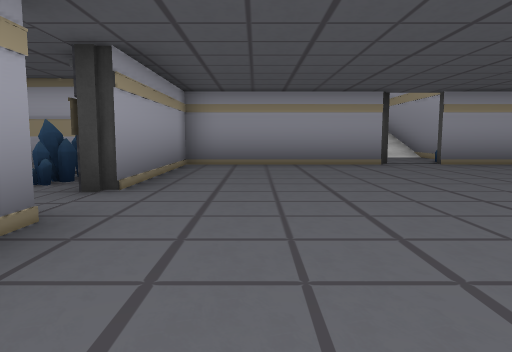
[1] (above)

24 first-person views from a walk through a Unity game level. The camera is 1.2 m above the floor, tilts 6° down and sees 70° across. The floor is counted in squares, 2 m on a side. Each view is taken from the middle of a square. On the plan, view 1 faces up. The plan holds only what a view shows up to about 10 squares ahead; the rest is blank. The place goes on beyond the plan. The player is left out. Some animated figures are left out. Door leaves are left out, so doorways stand open.

[2]
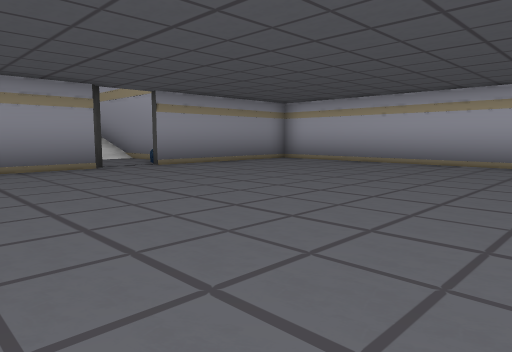

[3]
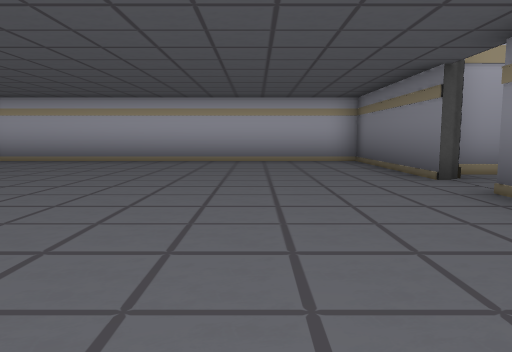

[4]
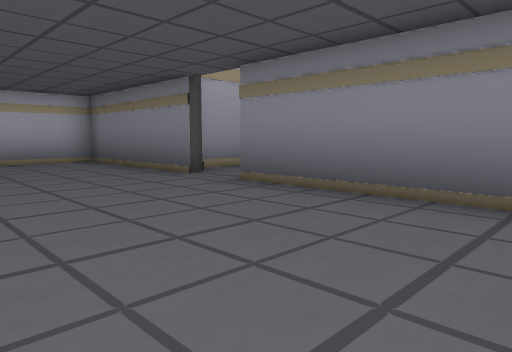

[5]
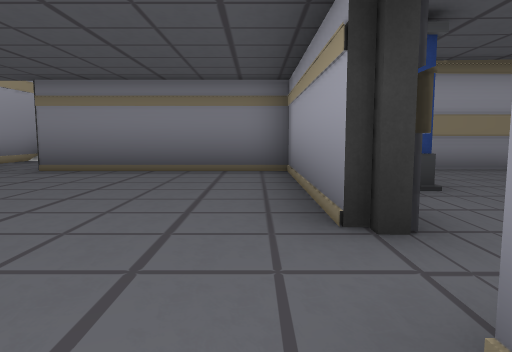

[6]
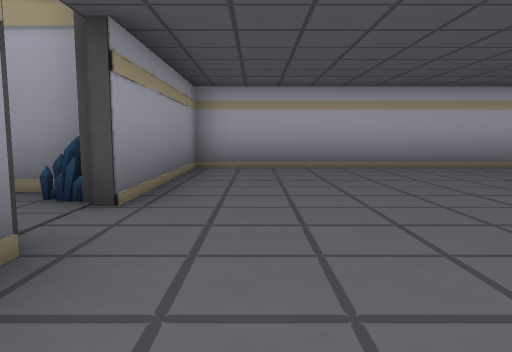

[7]
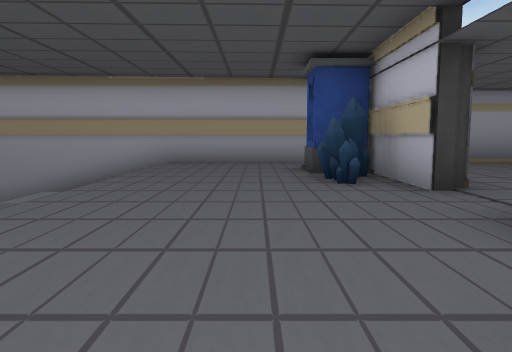

[8]
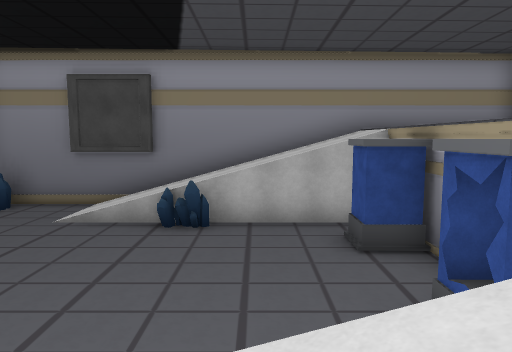

[9]
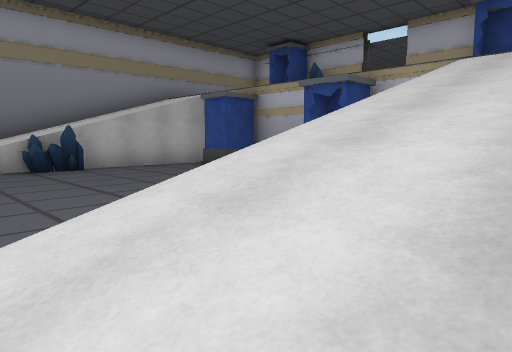

[10]
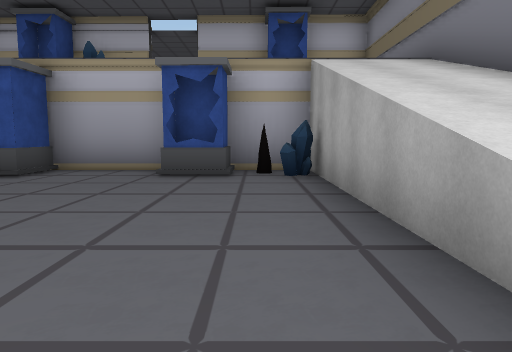

[11]
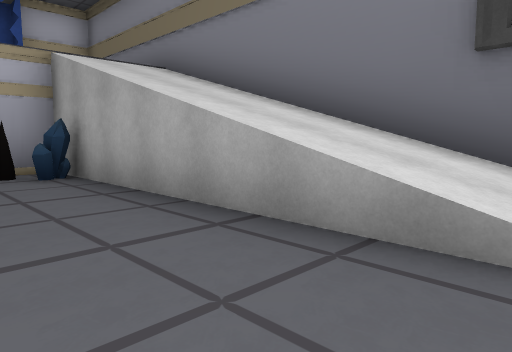

[12]
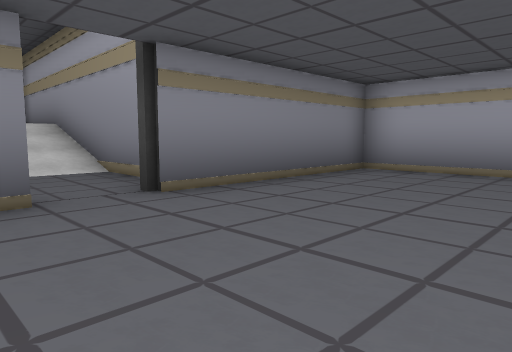

[13]
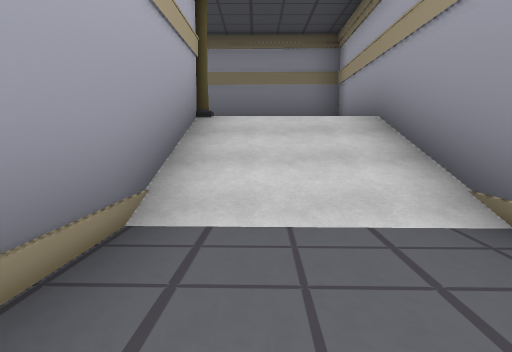

[14]
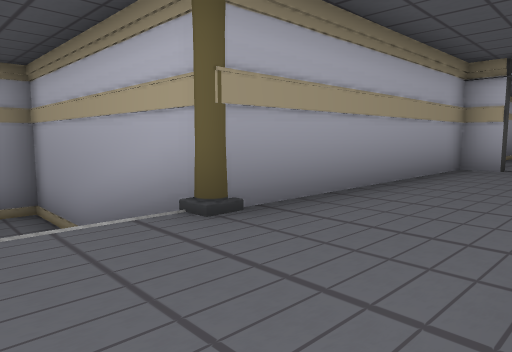

[15]
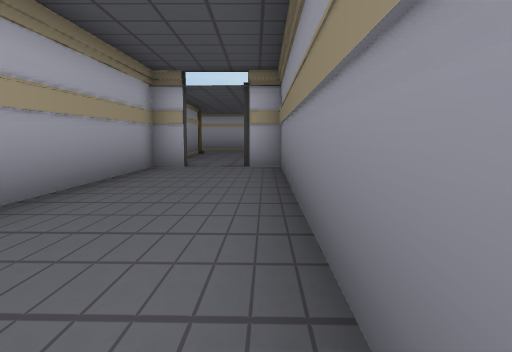

[16]
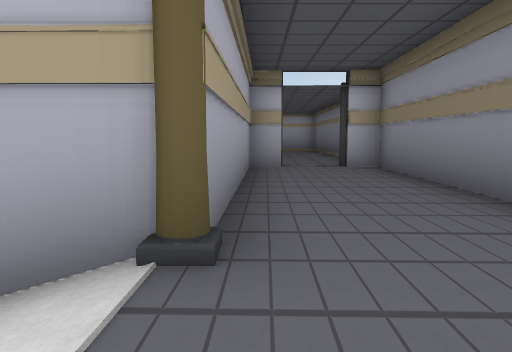

[17]
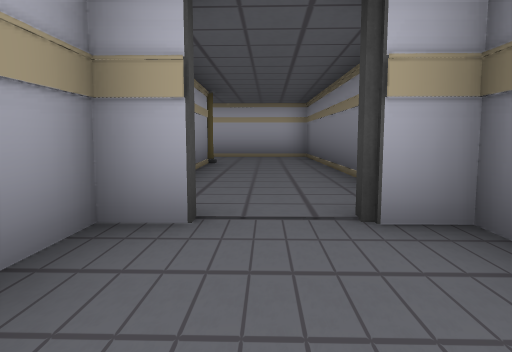

[18]
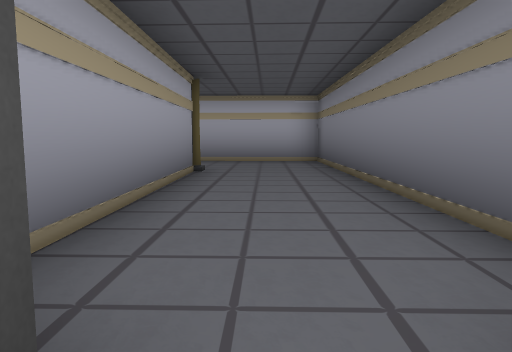

[19]
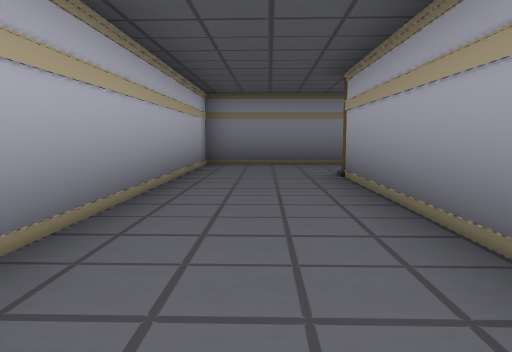

[20]
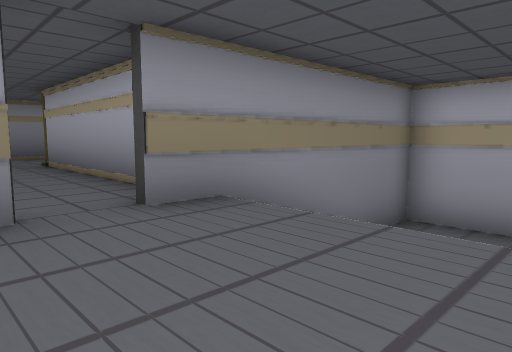

[21]
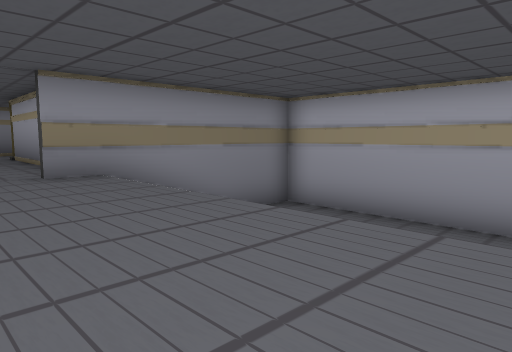

[22]
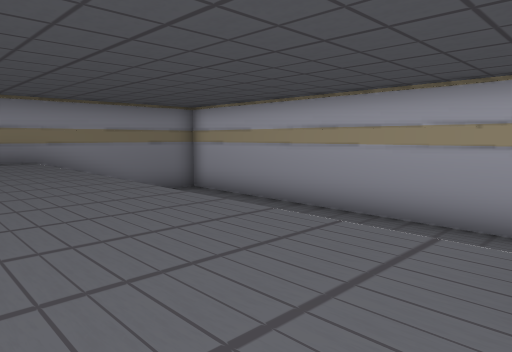

[23]
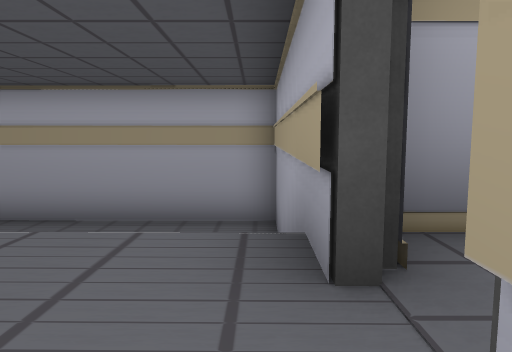

[24]
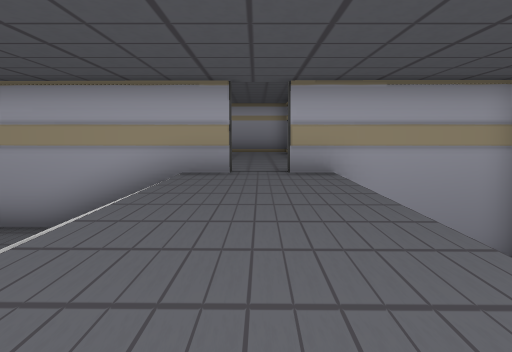

### Floor plan
Key: @ floor where view 1 was taken; # wall or solid block; x gap in a wall; . main floor; : floor 1.75 m higher than the main floor; + floor 2 m higher than the main floor; - floor 4 m lower than the main floor; / step, stairs or slope; D open door; = window, fence, low wall or low ledge; ^ raised ledge; v drop or lower ground; C crystal; P pillar; O other object.
Columns run from 13 left of view 1 to 22 right of it. Each row starts with its distance up from view 1.
 12                                ++
 11                                ++
 10                  .##           ++
  9   ###############CC####  ######+####
  8 ///////....#..........#  #..//:::xvv
  7 //C////...O#..........#  #..//:::
  6 ---C---/..C#..........#  #.  //::
  5 ------O/..C#..........#  #.   /::
  4 -------/...D..........#  #.   /::
  3  ------/...D..........#  #.   :::
  2 ------O....#..........#  #.   :::
  1 -------/...#..........#  #.   :::
  0 //////C/..O#.@........#  #.   :::
 -1 ///////... #..........#  #.   :::
 -2 ///////... ######.#####  ######:#
 -3  #==#######    #..#          #:::
 -4                #..#          #:::#
 -5                #//#          #:::#
 -6                #//#          #:::#
 -7                #/=#^###=######:::#
 -8                #::P:::::#:::#P:::#
 -9                #:::::::::::::::::#
-10                #::::::::#::::::::#
-11                 ##################

Where each view was taken, in squares from view 1:
view 1: 0 up, 0 right, facing up
view 2: 1 up, 0 right, facing up-right
view 3: 1 up, 1 left, facing right
view 4: 2 up, 1 left, facing down-right
view 5: 5 up, 1 left, facing down
view 6: 7 up, 1 right, facing right
view 7: 0 up, 4 left, facing up
view 8: 1 down, 9 left, facing up
view 9: 2 down, 13 left, facing up-right
view 10: 1 up, 13 left, facing right
view 11: 2 up, 13 left, facing down-right
view 12: 2 up, 5 right, facing down-left
view 13: 2 down, 4 right, facing down
view 14: 10 down, 3 right, facing up-right
view 15: 10 down, 3 right, facing right
view 16: 8 down, 3 right, facing right
view 17: 9 down, 8 right, facing right
view 18: 9 down, 10 right, facing right
view 19: 2 down, 18 right, facing down
view 20: 1 up, 19 right, facing down-left
view 21: 4 up, 19 right, facing down-left
view 22: 8 up, 19 right, facing down-left
view 23: 8 up, 19 right, facing left
view 24: 2 up, 18 right, facing up
